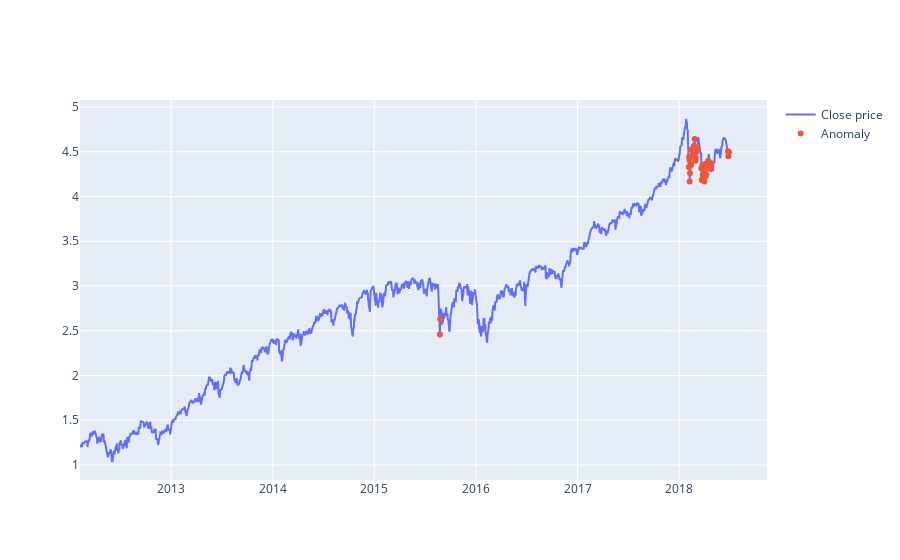

The notebook cell this image was saved under:
### Code cell
fig = go.Figure()
fig.add_trace(go.Scatter(x=test[time_steps:].date, y=scaler.inverse_transform(test[time_steps:].close),
              mode='lines', name='Close price'))
fig.add_trace(go.Scatter(x=anomalies.date, y=scaler.inverse_transform(anomalies.close),
                        mode='markers', name='Anomaly'))
fig.update_layout(showlegend=True)
fig.show()

### Figure 1 — Plotly figure (JSON) as saved in the notebook; plotly's stock layout.template omitted (floating-point values rounded to 4 significant figures; data arrays with more than 128 entries replaced by an {"elided": "..."} marker saying what was removed)
{"data": [{"mode": "lines", "name": "Close price", "type": "scatter", "x": {"elided": "1609 str values"}, "y": {"elided": "1609 float values"}}, {"mode": "markers", "name": "Anomaly", "type": "scatter", "x": ["2015-08-25T00:00:00", "2015-08-26T00:00:00", "2018-02-05T00:00:00", "2018-02-06T00:00:00", "2018-02-07T00:00:00", "2018-02-08T00:00:00", "2018-02-09T00:00:00", "2018-02-12T00:00:00", "2018-02-13T00:00:00", "2018-02-14T00:00:00", "2018-02-15T00:00:00", "2018-02-16T00:00:00", "2018-02-20T00:00:00", "2018-02-21T00:00:00", "2018-02-22T00:00:00", "2018-02-23T00:00:00", "2018-02-26T00:00:00", "2018-02-28T00:00:00", "2018-03-01T00:00:00", "2018-03-02T00:00:00", "2018-03-05T00:00:00", "2018-03-06T00:00:00", "2018-03-07T00:00:00", "2018-03-08T00:00:00", "2018-03-22T00:00:00", "2018-03-23T00:00:00", "2018-03-26T00:00:00", "2018-03-27T00:00:00", "2018-03-28T00:00:00", "2018-03-29T00:00:00", "2018-04-02T00:00:00", "2018-04-03T00:00:00", "2018-04-04T00:00:00", "2018-04-05T00:00:00", "2018-04-06T00:00:00", "2018-04-09T00:00:00", "2018-04-10T00:00:00", "2018-04-11T00:00:00", "2018-04-12T00:00:00", "2018-04-13T00:00:00", "2018-04-16T00:00:00", "2018-04-25T00:00:00", "2018-04-26T00:00:00", "2018-06-26T00:00:00", "2018-06-27T00:00:00", "2018-06-28T00:00:00", "2018-06-29T00:00:00"], "y": [2.457, 2.632, 4.33, 4.441, 4.408, 4.167, 4.26, 4.347, 4.364, 4.449, 4.527, 4.53, 4.491, 4.456, 4.462, 4.566, 4.643, 4.485, 4.399, 4.431, 4.503, 4.52, 4.517, 4.546, 4.317, 4.185, 4.353, 4.243, 4.225, 4.311, 4.169, 4.247, 4.32, 4.363, 4.223, 4.244, 4.349, 4.314, 4.366, 4.348, 4.399, 4.307, 4.373, 4.508, 4.451, 4.491, 4.496]}], "layout": {"showlegend": true}}
